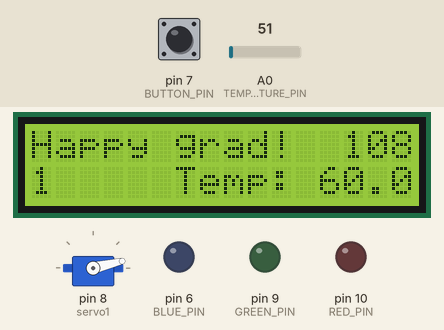
Simulated run of this sketch. Board: Arduino Uno, built with avr-gcc and run on an emulated ATmega328P. Parts: 16×2 character LCD, servo, output pins drawn as LEDs (lit = HIGH). Inputs (shaded band) come from the test bench; at power-on: pin 7 (BUTTON_PIN) LOW, A0 (TEMPERATURE_PIN) = 51.

Above: at 1.2 s.
1.3 s: pin 7 (BUTTON_PIN) pulled HIGH for 0.15 s
At 1.95 s:
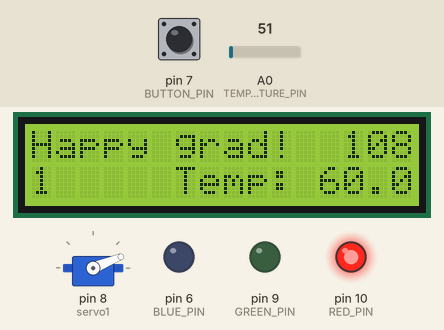
2.0 s: pin 7 (BUTTON_PIN) pulled HIGH for 1 s
At 3.0 s:
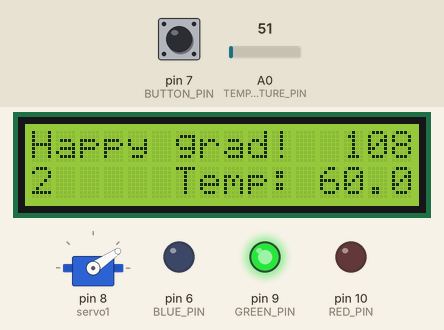
3.6 s: A0 (TEMPERATURE_PIN) set to 163
6.6 s: pin 7 (BUTTON_PIN) pulled HIGH for 0.15 s
At 6.94 s:
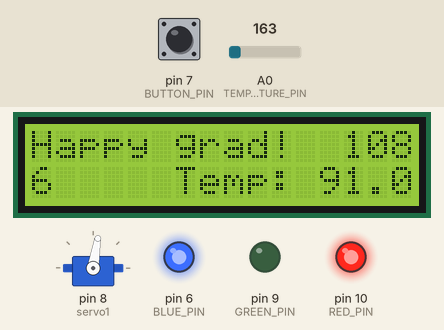
7.3 s: pin 7 (BUTTON_PIN) pulled HIGH for 3.2 s
11.1 s: A0 (TEMPERATURE_PIN) set to 112
At 11.94 s:
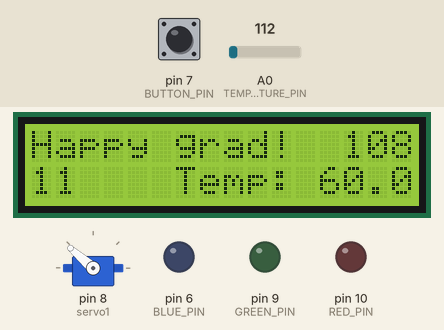
Timing chart, 0 to 18.9 s (numbered marks = the images above; inputs shaded):
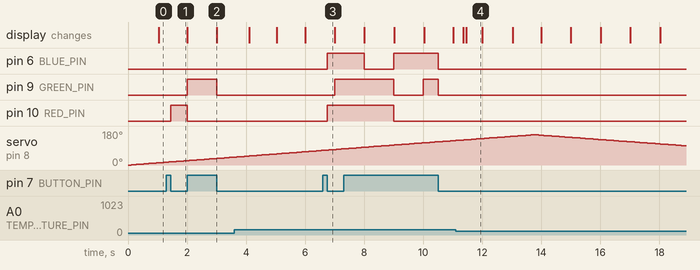

The sketch:

main.ino
```cpp
#include <LiquidCrystal.h>
#include <Servo.h>

LiquidCrystal lcd(12, 11, 5, 4, 3, 2);
Servo servo1;

const int TEMPERATURE_PIN = A0;
const int BUTTON_PIN = 7;
const int RED_PIN = 10;
const int GREEN_PIN = 9;
const int BLUE_PIN = 6;

// seconds for how long the moving temperature average is
const int AVERAGE_TEMPERATURE_TIME = 120;
const int READING_LENGTH = 1000; // milliseconds
// Prior tries:
// 79.1 / 140.0; //1.0; //79.1 / 164.0; //79.1 / 112; //1.0; //1.0; //0.9039;
const float TEMPERATURE_CALIBRATION = 79.1 / 155.0;

const int TOTAL_READINGS = AVERAGE_TEMPERATURE_TIME / (READING_LENGTH / 1000);

float servoPosition = 0;
float servoChangeEachTime = 0.05; // alternates between -0.05 and 0.05
int fList[TOTAL_READINGS] = {};
float tempF = 0;
int run = 0;
float degreesF;
int time;

float storedTemp = 70.0;
float displayTemp = 70.0;
byte lastButtonState = LOW;
byte ledState = LOW;

void setup()
{
	lcd.begin(16, 2); // initialize the 16x2 LCD
	lcd.clear();
	lcd.print("Happy grad!  108");

    // connect the servo to pin 9 with a min pulse width of 900 and a max pulse
    // width of 2100
    servo1.attach(8, 900, 2100);

    for (int i=0; i<TOTAL_READINGS; i++) {
        fList[i] = 70.0;
    }

    pinMode(RED_PIN, OUTPUT);
    pinMode(GREEN_PIN, OUTPUT);
    pinMode(BLUE_PIN, OUTPUT);
}

void loop()
{
    time = millis() / 1000;

    // turn off or on the LED when the button is pressed
    byte buttonState = digitalRead(BUTTON_PIN);
    if (buttonState != lastButtonState) {
        lastButtonState = buttonState;

        if (buttonState == LOW) {
            ledState = (ledState == HIGH) ? LOW : HIGH;
        }
    }

    if (ledState == HIGH) { // set multicolor LED to blink
        if (time % 7 == 0) {
            digitalWrite(RED_PIN, HIGH);
            digitalWrite(GREEN_PIN, HIGH);
            digitalWrite(BLUE_PIN, HIGH);

        } else if (time % 6 == 0) {
            digitalWrite(RED_PIN, HIGH);
            digitalWrite(GREEN_PIN, LOW);
            digitalWrite(BLUE_PIN, HIGH);

        } else if (time % 5 == 0) {
            digitalWrite(RED_PIN, LOW);
            digitalWrite(GREEN_PIN, HIGH);
            digitalWrite(BLUE_PIN, HIGH);

        } else if (time % 4 == 0) {
            digitalWrite(RED_PIN, HIGH);
            digitalWrite(GREEN_PIN, HIGH);
            digitalWrite(BLUE_PIN, LOW);

        } else if (time % 3 == 0) {
            digitalWrite(RED_PIN, LOW);
            digitalWrite(GREEN_PIN, LOW);
            digitalWrite(BLUE_PIN, HIGH);

        } else if (time % 2 == 0) {
            digitalWrite(RED_PIN, LOW);
            digitalWrite(GREEN_PIN, HIGH);
            digitalWrite(BLUE_PIN, LOW);

        } else {
            digitalWrite(RED_PIN, HIGH);
            digitalWrite(GREEN_PIN, LOW);
            digitalWrite(BLUE_PIN, LOW);
        }
    } else {
        digitalWrite(RED_PIN, LOW);
        digitalWrite(GREEN_PIN, LOW);
        digitalWrite(BLUE_PIN, LOW);
    }

    degreesF = (analogRead(TEMPERATURE_PIN) * TEMPERATURE_CALIBRATION - 50) * (9.0 / 5.0) + 32;

    if (run == TOTAL_READINGS) {
        run = 0; // reset for moving average
    }
    fList[run] = degreesF;
    run += 1;

    tempF = 0;
    for (int i=0; i<TOTAL_READINGS; i++) {
        tempF += fList[i];
    }
    tempF /= TOTAL_READINGS; // get average

    if (tempF > 99) {
        tempF = 99;
    } else if (tempF < 60) {
        tempF = 60;
    }

    // fixes irregularities in first 1s
    if (millis() % 5000 < READING_LENGTH) {
        displayTemp = storedTemp;
    } else {
        storedTemp = tempF;
        displayTemp = tempF;
    }

    lcd.setCursor(0, 1); // column 0, row 1
    lcd.print(time); // seconds since the Arduino last reset

    lcd.setCursor(6, 1);
    lcd.print("Temp: ");

    lcd.setCursor(12, 1);
    lcd.print(displayTemp);

    servo1.write(round(servoPosition));

    servoPosition += servoChangeEachTime;
    if (servoPosition >= 160 || servoPosition <= 0) { // so servo oscillates
        servoChangeEachTime = -servoChangeEachTime;
    }
}
```

Measured:
- after the input at 1.3 s, pin 10 (RED_PIN): LOW → HIGH after 0.15 s
- after the input at 2.0 s, pin 6 (BLUE_PIN): stays LOW (without the input it goes to HIGH after 1.0 s)
- after the input at 6.6 s, pin 6 (BLUE_PIN), pin 10 (RED_PIN): LOW → HIGH after 0.15 s; pin 9 (GREEN_PIN): LOW → HIGH after 0.40 s
- by itself, servo on pin 8 (servo1): rises from 130° to 160° in 2.5 s, then falls to 102° in 5.1 s
- what the display in image 4 shows lasts 0.5 s, from 11.5 s to 12.0 s
